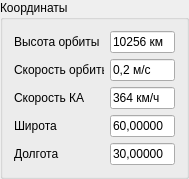
           <widget class="QGroupBox" name="groupBox_3">
            <property name="maximumSize">
             <size>
              <width>189</width>
              <height>16777215</height>
             </size>
            </property>
            <property name="title">
             <string>Координаты</string>
            </property>
            <layout class="QVBoxLayout" name="verticalLayout_9">
             <item>
              <layout class="QHBoxLayout" name="horizontalLayout_9">
               <item>
                <widget class="QLabel" name="label_5">
                 <property name="minimumSize">
                  <size>
                   <width>90</width>
                   <height>0</height>
                  </size>
                 </property>
                 <property name="text">
                  <string>Высота орбиты</string>
                 </property>
                </widget>
               </item>
               <item>
                <widget class="QLineEdit" name="lineEdit_5">
                 <property name="text">
                  <string>10256 км</string>
                 </property>
                 <property name="readOnly">
                  <bool>true</bool>
                 </property>
                </widget>
               </item>
              </layout>
             </item>
             <item>
              <layout class="QHBoxLayout" name="horizontalLayout_10">
               <item>
                <widget class="QLabel" name="label_6">
                 <property name="minimumSize">
                  <size>
                   <width>90</width>
                   <height>0</height>
                  </size>
                 </property>
                 <property name="text">
                  <string>Скорость орбиты</string>
                 </property>
                </widget>
               </item>
               <item>
                <widget class="QLineEdit" name="lineEdit_6">
                 <property name="text">
                  <string>0,2 м/с</string>
                 </property>
                 <property name="readOnly">
                  <bool>true</bool>
                 </property>
                </widget>
               </item>
              </layout>
             </item>
             <item>
              <layout class="QHBoxLayout" name="horizontalLayout_11">
               <item>
                <widget class="QLabel" name="label_7">
                 <property name="minimumSize">
                  <size>
                   <width>90</width>
                   <height>0</height>
                  </size>
                 </property>
                 <property name="text">
                  <string>Скорость КА</string>
                 </property>
                </widget>
               </item>
               <item>
                <widget class="QLineEdit" name="lineEdit_7">
                 <property name="text">
                  <string>364 км/ч</string>
                 </property>
                 <property name="readOnly">
                  <bool>true</bool>
                 </property>
                </widget>
               </item>
              </layout>
             </item>
             <item>
              <layout class="QHBoxLayout" name="horizontalLayout_12">
               <item>
                <widget class="QLabel" name="label_8">
                 <property name="minimumSize">
                  <size>
                   <width>90</width>
                   <height>0</height>
                  </size>
                 </property>
                 <property name="text">
                  <string>Широта</string>
                 </property>
                </widget>
               </item>
               <item>
                <widget class="QLineEdit" name="lineEdit_8">
                 <property name="text">
                  <string>60,00000</string>
                 </property>
                 <property name="readOnly">
                  <bool>true</bool>
                 </property>
                </widget>
               </item>
              </layout>
             </item>
             <item>
              <layout class="QHBoxLayout" name="horizontalLayout_13">
               <item>
                <widget class="QLabel" name="label_9">
                 <property name="minimumSize">
                  <size>
                   <width>90</width>
                   <height>0</height>
                  </size>
                 </property>
                 <property name="text">
                  <string>Долгота</string>
                 </property>
                </widget>
               </item>
               <item>
                <widget class="QLineEdit" name="lineEdit_9">
                 <property name="text">
                  <string>30,00000</string>
                 </property>
                 <property name="readOnly">
                  <bool>true</bool>
                 </property>
                </widget>
               </item>
              </layout>
             </item>
            </layout>
           </widget>
